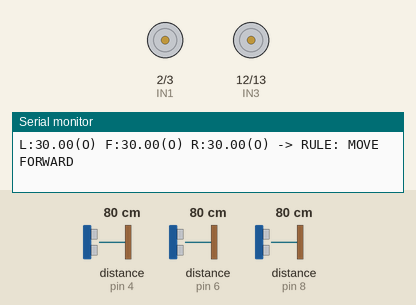
Recording of a sketch running on a simulated Arduino Uno, built with avr-gcc and run on an emulated ATmega328P. Parts: motor-driver pin pairs drawn as motors (green arrow = first pin HIGH = forward, orange = second pin HIGH = backward, longer = more drive, scaled by the enable pin), the last lines printed to the serial monitor. Wiring (inferred from the names in the program): 3 × ultrasonic range finder: trigger pin 5, echo pin 4 / trigger pin 7, echo pin 6 / trigger pin 9, echo pin 8. The inputs (shaded band) are chosen by the test bench; at power-on: distance to the obstacle (sensors on pin 4, pin 6, pin 8) 80 cm. The echo pulse lasts 58.3 µs per cm.

Above: at 2.1 s.
2.3 s: distance to the obstacle (sensor on pin 4) set to 12 cm
5.3 s: distance to the obstacle (sensor on pin 4) set to 9 cm
At 5.56 s:
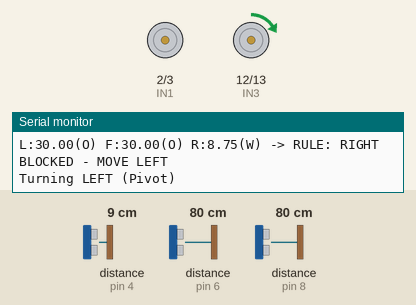
8.3 s: distance to the obstacle (sensor on pin 6) set to 12 cm
11.3 s: distance to the obstacle (sensor on pin 6) set to 9 cm
At 11.57 s:
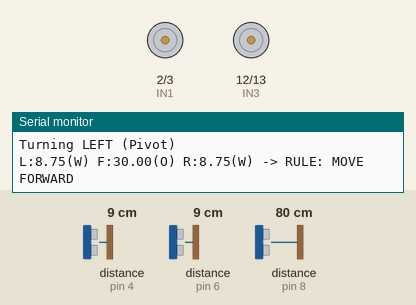
14.3 s: distance to the obstacle (sensor on pin 8) set to 12 cm
17.3 s: distance to the obstacle (sensor on pin 8) set to 9 cm
At 17.3 s:
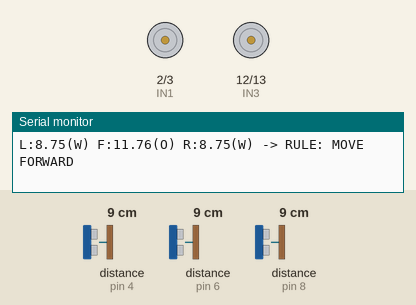
Timing chart, 0 to 20.3 s (numbered marks = the images above; inputs shaded):
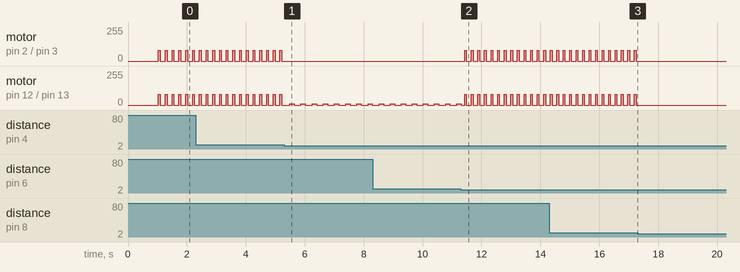

Measured:
- the behaviour switches between 11 and 10 cm on distance to the obstacle (sensor on pin 4) (found by bisection; images 0 and 1)
- the behaviour switches between 11 and 10 cm on distance to the obstacle (sensor on pin 6) (found by bisection; images 1 and 2)
- the behaviour switches between 11 and 10 cm on distance to the obstacle (sensor on pin 8) (found by bisection; images 2 and 3)
- after the input at 5.3 s, motor on pin 2 (IN1) / pin 3 (IN2): stops changing and stays stopped; motor on pin 12 (IN3) / pin 13 (IN4): alternates forward 8/255 for 0.15 s and stopped for 0.23 s, starting after 0.19 s
- after the input at 11.3 s, motor on pin 2 (IN1) / pin 3 (IN2), motor on pin 12 (IN3) / pin 13 (IN4): alternates forward 80/255 for 0.06 s and stopped for 0.16 s, starting after 0.13 s
- after the input at 17.3 s, motor on pin 2 (IN1) / pin 3 (IN2), motor on pin 12 (IN3) / pin 13 (IN4): stops changing and stays stopped
- by itself, motor on pin 2 (IN1) / pin 3 (IN2), motor on pin 12 (IN3) / pin 13 (IN4): alternates forward 80/255 for 0.06 s and stopped for 0.17 s

The sketch:

maze_solver.ino
```cpp
// === Ultrasonic Sensor Pins ===
#define FL_TRIG 7
#define FL_ECHO 6
#define F_TRIG 9
#define F_ECHO 8
#define FR_TRIG 5
#define FR_ECHO 4

// === Motor Driver (L298N / TB6612FNG) Pins ===
#define IN1 2
#define IN2 3
#define IN3 12
#define IN4 13
#define ENA 10    // Left Motor PWM
#define ENB 11    // Right Motor PWM

// === Maze & PID Constants ===
// *** NEW SPEED CONSTANTS ***

// *** FIX ***
// Set to a REALISTIC value. 5 is too low and will stall the motors.
// Start with 40. If motors just hum, INCREASE this to 45 or 50.
// If it's too fast, you can try 35, but any lower will likely stop.
const int M_LEFT_SPEED = 80;
const int M_RIGHT_SPEED = 80;

// These control the "on/off" pulse for moving forward
const int PULSE_ON_MS = 60;     // Time motors are ON
const int PULSE_OFF_MS = 140;   // Time motors are OFF (make this larger for slower speed)

const float wallSetpoint = 10.0;    // Desired left wall distance (cm)
// *** FIX *** Set front threshold equal to side threshold for reliability
const float frontThreshold = 10.0;    // Obstacle detection threshold (cm)
const float sideThreshold = 10.0;     // Threshold for detecting side walls

// === PID Constants ===
float Kp = 2;
float Ki = 0;
float Kd = 0;

// === PID Variables ===
float lastError = 0;
float integral = 0;

// === Distance Utility ===
float readDistance(int trig, int echo) {
  digitalWrite(trig, LOW);
  delayMicroseconds(2);
  digitalWrite(trig, HIGH);
  delayMicroseconds(10);
  digitalWrite(trig, LOW);

  long duration = pulseIn(echo, HIGH, 10000);
  float distance = duration * 0.0345 / 2;

  if (distance <= 0.0) distance = 400;  // no echo = far away
  return min(distance, 30.0f);
}

// === SIMPLIFIED Motor Control - Always Forward ===
void setMotor(int leftSpeed, int rightSpeed) {
  // ALWAYS SET FORWARD DIRECTION
  digitalWrite(IN1, HIGH);
  digitalWrite(IN2, LOW);
  digitalWrite(IN3, HIGH);
  digitalWrite(IN4, LOW);

  analogWrite(ENA, leftSpeed);
  analogWrite(ENB, rightSpeed);
}

void stopMotors() {
  analogWrite(ENA, 0);
  analogWrite(ENB, 0);
  digitalWrite(IN1, LOW);
  digitalWrite(IN2, LOW);
  digitalWrite(IN3, LOW);
  digitalWrite(IN4, LOW);
}

// === Turning Functions - *** FIXED PIVOT TURN LOGIC *** ===
void turnLeft() {
  Serial.println("Turning LEFT (Pivot)");

  // Left motor backward
  digitalWrite(IN1, LOW);
  digitalWrite(IN2, LOW);
  analogWrite(ENA, 0);

  // Right motor FORWARD
  digitalWrite(IN3, HIGH);
  digitalWrite(IN4, LOW);
  analogWrite(ENB, 8); // Use consistent slow speed

  // You may need to adjust this delay to get a 90-degree turn
  delay(150);

  stopMotors();
  delay(100);
}

void turnRight() {
  Serial.println("Turning RIGHT (Pivot)");

  // Left motor FORWARD
  digitalWrite(IN1, HIGH);
  digitalWrite(IN2, LOW);
  analogWrite(ENA,  8); // Use consistent slow speed

  // Right motor BACKWARD
  digitalWrite(IN3, LOW);
  digitalWrite(IN4, LOW);
  analogWrite(ENB, 0);

  // You may need to adjust this delay to get a 90-degree turn
  delay(100);

  stopMotors();
  delay(50);
}

// === Move Forward Helper - *** NEW PULSING LOGIC *** ===
void moveForwardDirect() {
  // Turn motors ON
  digitalWrite(IN1, HIGH);
  digitalWrite(IN2, LOW);
  digitalWrite(IN3, HIGH);
  digitalWrite(IN4, LOW);
  analogWrite(ENA, M_LEFT_SPEED);
  analogWrite(ENB, M_RIGHT_SPEED);

  // Wait while motors are on
  delay(PULSE_ON_MS);

  // Turn motors OFF
  stopMotors();

  // Wait while motors are off
  delay(PULSE_OFF_MS);
}

// === Check if wall is present ===
bool isWallPresent(float distance) {
  return distance < sideThreshold;
}

bool isFrontWallPresent(float distance) {
  return distance < frontThreshold;
}

// === Setup ===
void setup() {
  Serial.begin(9600);
  Serial.println("=== MAZE SOLVER ROBOT - PULSING ===");

  // Initialize ultrasonic sensors
  pinMode(FL_TRIG, OUTPUT);
  pinMode(FL_ECHO, INPUT);
  pinMode(F_TRIG, OUTPUT);
  pinMode(F_ECHO, INPUT);
  pinMode(FR_TRIG, OUTPUT);
  pinMode(FR_ECHO, INPUT);

  // Initialize motor pins
  pinMode(IN1, OUTPUT);
  pinMode(IN2, OUTPUT);
  pinMode(IN3, OUTPUT);
  pinMode(IN4, OUTPUT);
  pinMode(ENA, OUTPUT);
  pinMode(ENB, OUTPUT);

  // Ensure motors are stopped initially
  stopMotors();

  delay(1000);
}

// === Main Loop ===

void loop() {
  // --- Read Sensors ---
  float leftDist = readDistance(FL_TRIG, FL_ECHO);
  delay(5);
  float frontDist = readDistance(F_TRIG, F_ECHO);
  delay(5);
  float rightDist = readDistance(FR_TRIG, FR_ECHO);
  delay(5);

  // Determine wall presence
  bool leftWall = isWallPresent(leftDist);
  bool frontWall = isFrontWallPresent(frontDist);
  bool rightWall = isWallPresent(rightDist);

  // Debug output
  Serial.print("L:"); Serial.print(leftDist); Serial.print(leftWall ? "(W)" : "(O)");
  Serial.print(" F:"); Serial.print(frontDist); Serial.print(frontWall ? "(W)" : "(O)");
  Serial.print(" R:"); Serial.print(rightDist); Serial.print(rightWall ? "(W)" : "(O)");
  Serial.print(" -> ");


  // === LEFT WALL FOLLOWER LOGIC ===

  // 1. ALL walls blocked → STOP
  if (frontWall && leftWall && rightWall) {
    Serial.println("RULE: ALL BLOCKED - STOP");
    stopMotors();
    delay(500);
    return;
  }

  // 2. Front + Left blocked & Right open → TURN RIGHT
  else if (frontWall && leftWall && !rightWall) {
    Serial.println("RULE: FRONT+LEFT BLOCKED - TURN RIGHT");
    stopMotors();
    delay(200);
    turnRight();
    return;
  }

  // 3. Front + Right blocked → TURN LEFT
  else if (frontWall && rightWall) {
    Serial.println("RULE: FRONT+RIGHT BLOCKED - TURN LEFT");
    stopMotors();
    delay(200);
    turnLeft();
    return;
  }

  // 4. Front blocked only → TURN LEFT (left follower preference)
  else if (frontWall && !leftWall && !rightWall) {
    Serial.println("RULE: FRONT BLOCKED - TURN LEFT");
    stopMotors();
    delay(200);
    turnLeft();
    return;
  }

  // 5. Right blocked & Front + Left open → MOVE LEFT
  else if (rightWall && !frontWall && !leftWall) {
    Serial.println("RULE: RIGHT BLOCKED - MOVE LEFT");
    stopMotors();
    delay(100);
    turnLeft();
    return;
  }

  // 6. ALL forward-allowed cases → MOVE FORWARD
  // Covers:
  // - No walls
  // - Left+Right blocked & front open
  // - Left blocked only
  // - Right blocked only
  else {
    Serial.println("RULE: MOVE FORWARD");
    moveForwardDirect();
  }

}
```
